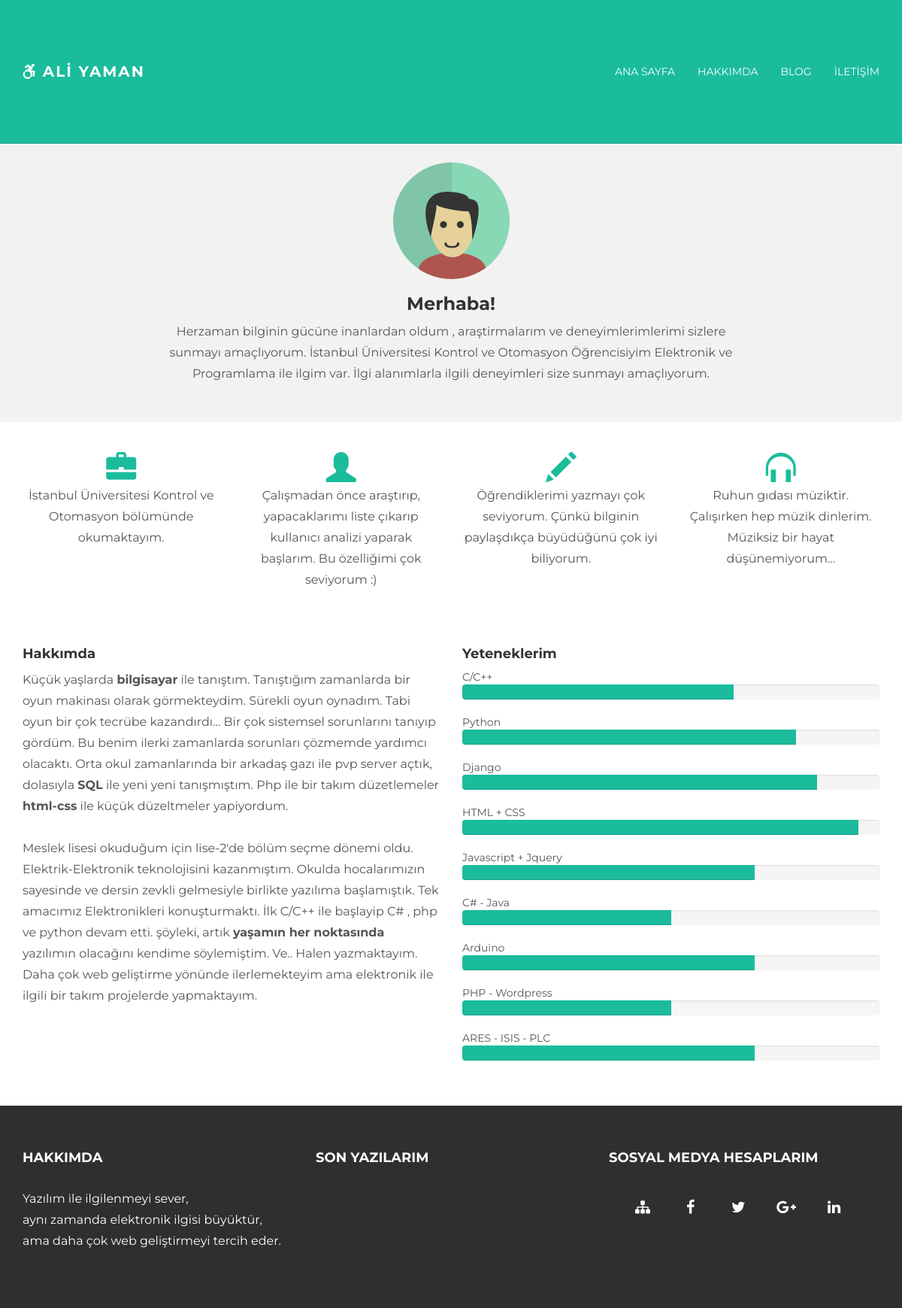
Page /hakkimda/ on the earlier database version.
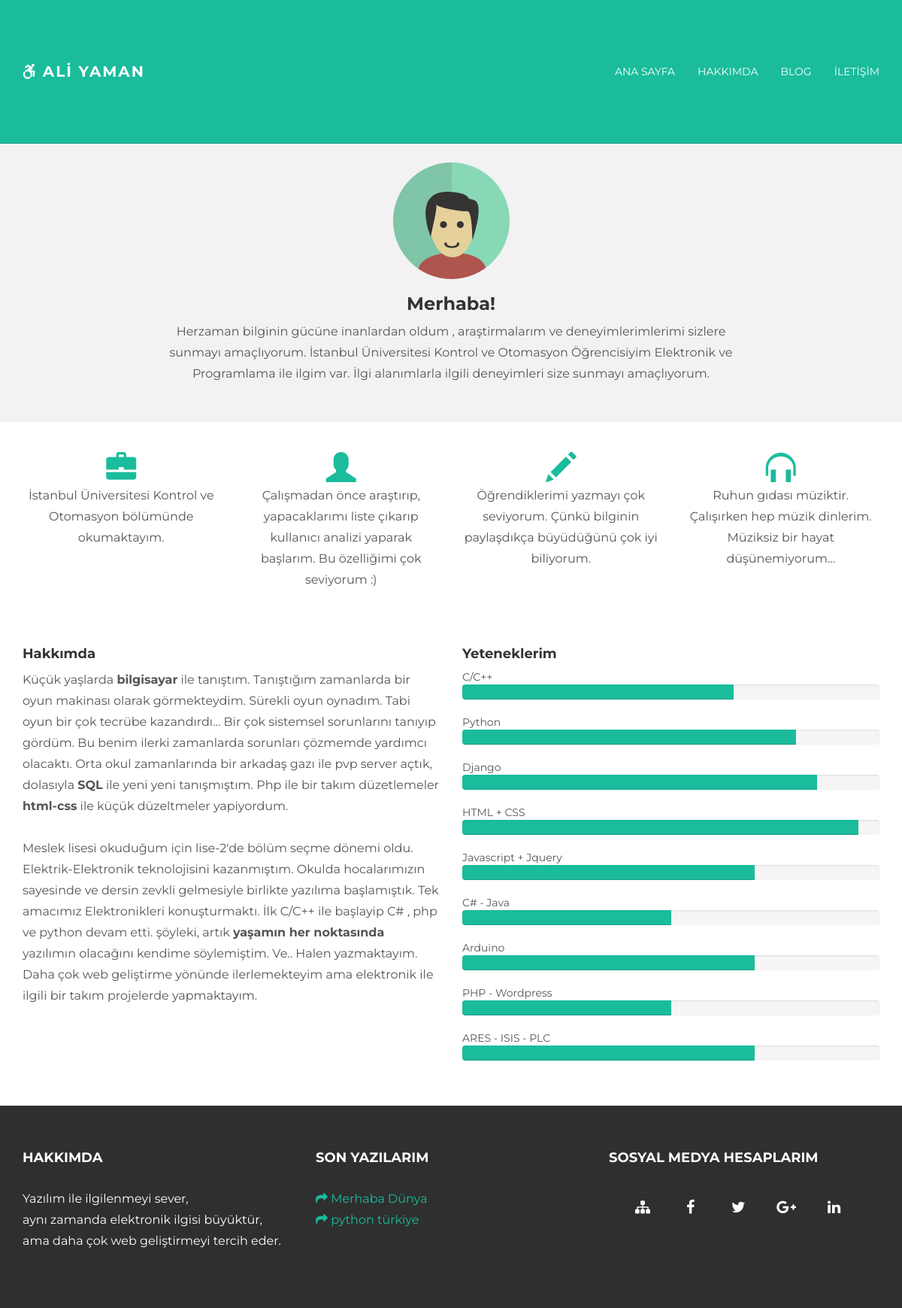
Same page on the later database version.
### Blog/models.py (models this page shows, shortened)
class post(models.Model):
    title = models.CharField(max_length=500,null=True)
    time = models.DateTimeField(auto_now=False,null=True)
    content = RichTextField(null=True)
    keywords = models.CharField(max_length=500,null=True)
    description = models.CharField(max_length=500,null=True)
    image = ProcessedImageField(upload_to='blog_img',
                                           processors=[ResizeToFill(400, 225)],
                                           format='JPEG',
                                           options={'quality': 60},null=True)
    category_list = models.ForeignKey(category,null=True)
    seo_url = models.CharField(max_length=500,unique=True, null=True, blank=True,verbose_name='Seo_URL : (Otomatik doldurur)')
    is_active = models.BooleanField(default=False)
    class Meta:
        verbose_name_plural = "Blog Yaz"

### Blog/views.py (the view)
# urls.py: url(r'^hakkimda/', about, name='about'),
def about(request):
    last_db = post.objects.filter(is_active=True).order_by('-time')[:3]
    return render(request, 'about.html', {
        'last_db': last_db,
        'web_site_name':web_site_name,
        'web_site_slogan':web_site_slogan,
    })

### templates/about.html (shortened to what this page needs)
{% extends 'blog_templates/base.html' %}
{% load static %}
{{% block content %}
	<div id="ww">
	    <div class="container">
			<div class="row">
				<div class="col-lg-8 col-lg-offset-2 centered">
					<img src="{%  static 'img/user.png' %}" alt="Stanley">
					<h3>Merhaba! </h3>
                    <p>Herzaman bilginin gücüne inanlardan oldum , araştirmalarım ve deneyimlerimlerimi sizlere sunmayı amaçlıyorum.
                    İstanbul Üniversitesi Kontrol ve Otomasyon Öğrencisiyim Elektronik ve Programlama ile ilgim var.
                    İlgi alanımlarla ilgili deneyimleri size sunmayı amaçlıyorum.</p>
				</div>
			</div>
	    </div>
	</div>
	<div class="container pt">
		<div class="row mt centered">
			<div class="col-lg-3">
				<span class="glyphicon glyphicon-briefcase"></span>
				<p>İstanbul Üniversitesi Kontrol ve Otomasyon bölümünde okumaktayım.</p>
			</div>
			<div class="col-lg-3">
				<span class="glyphicon glyphicon-user"></span>
				<p>Çalışmadan önce araştırıp, yapacaklarımı liste çıkarıp kullanıcı analizi yaparak başlarım. Bu özelliğimi
                çok seviyorum :)</p>
			</div>
			<div class="col-lg-3">
				<span class="glyphicon glyphicon-pencil"></span>
				<p>Öğrendiklerimi yazmayı çok seviyorum. Çünkü bilginin paylaşdıkça büyüdüğünü çok iyi biliyorum.</p>
			</div>
			<div class="col-lg-3">
				<span class="glyphicon glyphicon-headphones"></span>
				<p>Ruhun gıdası müziktir. Çalışırken hep müzik dinlerim. Müziksiz bir hayat düşünemiyorum...</p>
			</div>
		</div>
		<div class="row mt">
			<div class="col-lg-6">
				<h4>Hakkımda</h4>
                <p>
                Küçük yaşlarda <b>bilgisayar</b> ile tanıştım. Tanıştığım zamanlarda bir oyun makinası olarak görmekteydim.
                Sürekli oyun oynadım. Tabi oyun bir çok tecrübe kazandırdı... Bir çok sistemsel sorunlarını tanıyıp gördüm. Bu
                benim ilerki zamanlarda sorunları çözmemde yardımcı olacaktı. Orta okul zamanlarında bir arkadaş gazı ile
                pvp server açtık, dolasıyla <b>SQL</b> ile yeni yeni tanışmıştım. Php ile bir takım düzetlemeler <b>html-css</b> ile küçük
                düzeltmeler yapiyordum.
                <br><br>
                Meslek lisesi okuduğum için lise-2'de bölüm seçme dönemi oldu. Elektrik-Elektronik teknolojisini kazanmıştım.
                Okulda hocalarımızın sayesinde ve dersin zevkli gelmesiyle birlikte yazılıma başlamıştık. Tek amacımız
                Elektronikleri konuşturmaktı. İlk C/C++ ile başlayip C# , php ve python devam etti.
                şöyleki, artık <b>yaşamın her noktasında</b> yazılımın olacağını kendime söylemiştim.
                Ve.. Halen yazmaktayım. Daha çok web geliştirme yönünde ilerlemekteyim ama elektronik ile ilgili bir takım
                projelerde yapmaktayım.
                </p>
			</div>
			<div class="col-lg-6">
				<h4>Yeteneklerim</h4>
            C/C++
            <div class="progress">
                <div class="progress-bar progress-bar-theme" role="progressbar" aria-valuenow="95" aria-valuemin="0" aria-valuemax="100" style="width: 65%;">
                </div>
            </div>
				Python
				<div class="progress">
					<div class="progress-bar progress-bar-theme" role="progressbar" aria-valuenow="80" aria-valuemin="0" aria-valuemax="100" style="width: 80%;">
					</div>
				</div>
				Django
				<div class="progress">
					<div class="progress-bar progress-bar-theme" role="progressbar" aria-valuenow="85" aria-valuemin="0" aria-valuemax="100" style="width: 85%;">
					</div>
				</div>
				HTML + CSS
				<div class="progress">
					<div class="progress-bar progress-bar-theme" role="progressbar" aria-valuenow="95" aria-valuemin="0" aria-valuemax="100" style="width: 95%;">
					</div>
				</div>
                Javascript + Jquery
				<div class="progress">
					<div class="progress-bar progress-bar-theme" role="progressbar" aria-valuenow="95" aria-valuemin="0" aria-valuemax="100" style="width: 70%;">
					</div>
				</div>
                C# - Java
				<div class="progress">
					<div class="progress-bar progress-bar-theme" role="progressbar" aria-valuenow="95" aria-valuemin="0" aria-valuemax="100" style="width: 50%;">
					</div>
				</div>
                Arduino
				<div class="progress">
					<div class="progress-bar progress-bar-theme" role="progressbar" aria-valuenow="95" aria-valuemin="0" aria-valuemax="100" style="width: 70%;">
					</div>
				</div>
                PHP - Wordpress
				<div class="progress">
					<div class="progress-bar progress-bar-theme" role="progressbar" aria-valuenow="95" aria-valuemin="0" aria-valuemax="100" style="width: 50%;">
					</div>
				</div>
                ARES - ISIS - PLC
				<div class="progress">
					<div class="progress-bar progress-bar-theme" role="progressbar" aria-valuenow="95" aria-valuemin="0" aria-valuemax="100" style="width: 70%;">
					</div>
				</div>
			</div>
		</div>
	</div>
{% endblock %}
{% block last_content %}
{% include 'blog_templates/last_content.html' %}
{% endblock %}

### templates/blog_templates/base.html (shortened to what this page needs)
{% load static %}
<!DOCTYPE html>
<html lang="tr-TR">
  <head>
    <link href="{% static 'css/bootstrap.css' %}" rel="stylesheet">
    <link href="{% static 'css/main.css' %}" rel="stylesheet">
    <link href="{%  static 'css/font-awesome.css' %}" rel="stylesheet">
  </head>
  <body>
    <div class="navbar navbar-inverse navbar-static-top">
      <div class="container">
        <div class="navbar-header">
          <a class="navbar-brand" href="{% url 'blog' %}"><i class="fa fa-wheelchair-alt" aria-hidden="true"></i> Ali Yaman</a>
        </div>
        <div class="navbar-collapse collapse">
          <ul class="nav navbar-nav navbar-right">
            <li><a href="/anasayfa">Ana Sayfa</a></li>
            <li><a href="/hakkimda/">Hakkımda</a></li>
            <li><a href="/">Blog</a></li>
            <li><a href="/iletisim">İletişim</a></li>
          </ul>
        </div>
      </div>
    </div>
{% block content %}{% endblock %}
	<div id="footer">
		<div class="container">
			<div class="row">
				<div class="col-lg-4">
					<h4>Hakkımda</h4>
					<p>
						Yazılım ile ilgilenmeyi sever,<br/>
						aynı zamanda elektronik ilgisi büyüktür, <br/>
						ama daha çok web geliştirmeyi tercih eder.
					</p>
				</div>
				<div class="col-lg-4">
					<h4>Son Yazılarım</h4>
					<p>
                        {% block last_content %}{% endblock %}
					</p>
				</div>
				<div class="col-lg-4">
					<h4>Sosyal Medya Hesaplarım</h4>
    			    <div class="col-md-12">
                        <ul class="social-network social-circle">
                            <li><a href="/sitemap.xml" class="icoRss" title="Sitemap"><i class="fa fa-sitemap"></i></a></li>
                            <li><a href="https://www.facebook.com/aliymn44" class="icoFacebook" title="Facebook"><i class="fa fa-facebook"></i></a></li>
                            <li><a href="https://www.facebook.com/aliymn44" class="icoTwitter" title="Twitter"><i class="fa fa-twitter"></i></a></li>
                            <li><a href="https://www.facebook.com/aliymn44" class="icoGoogle" title="Google +"><i class="fa fa-google-plus"></i></a></li>
                            <li><a href="https://www.facebook.com/aliymn44" class="icoLinkedin" title="Linkedin"><i class="fa fa-linkedin"></i></a></li>
                        </ul>
				    </div>
				</div>
			</div>
		</div>
	</div>
  </body>
</html>

### templates/blog_templates/last_content.html
 {% for i in last_db %}
<a href="/{{ i.seo_url }}"><i class="fa fa-share" aria-hidden="true"></i> {{ i.title }}</a><br/>
    {% endfor %}

### static/css/main.css (style rules this page uses)
body { background-color: #ffffff; font-family: 'Montserrat', sans-serif; font-weight: 400; font-size: 14px; color: #555; -webkit-font-smoothing: antialiased; -webkit-overflow-scrolling: touch; }
h1, h2, h3, h4, h5, h6 { font-family: 'Montserrat', sans-serif; font-weight: 700; color: #333; }
p { line-height: 28px; margin-bottom: 25px; font-size: 16px; }
.centered { text-align: center; }
a { color: #1abc9c; word-wrap: break-word; -webkit-transition: color 0.1s ease-in, background 0.1s ease-in; -moz-transition: color 0.1s ease-in, background 0.1s ease-in; -ms-transition: color 0.1s ease-in, background 0.1s ease-in; -o-transition: color 0.1s ease-in, background 0.1s ease-in; transition: color 0.1s ease-in, background 0.1s ease-in; }
a:before, a:after { -webkit-transition: color 0.1s ease-in, background 0.1s ease-in; -moz-transition: color 0.1s ease-in, background 0.1s ease-in; -ms-transition: color 0.1s ease-in, background 0.1s ease-in; -o-transition: color 0.1s ease-in, background 0.1s ease-in; transition: color 0.1s ease-in, background 0.1s ease-in; }
.navbar { text-transform: uppercase; margin-bottom: 0px; }
.navbar-inverse { padding-bottom: 70px; padding-top: 70px; }
.navbar-inverse { background-color: #1abc9c; border-color: #16a085; }
.navbar-inverse .navbar-nav > li > a { color: white; }
.navbar-brand { font-weight: 700; font-size: 20px; letter-spacing: 2px; }
.navbar-inverse .navbar-brand { color: white; }
.progress-bar-theme { background-color: #1abc9c; }
.mt { margin-top: 40px; margin-bottom: 40px; }
.pt { padding-top: 0px; padding-bottom: 0px; }
#ww { padding-top: 25px; padding-bottom: 25px; background-color: #f2f2f2; }
#footer { background-color: #2f2f2f; padding-top: 50px; padding-bottom: 50px; }
#footer p { color: white; }
#footer h4 { color: white; text-transform: uppercase; padding-bottom: 20px; }
.glyphicon { font-size: 40px; color: #1abc9c; }

Differences in the rows shown:
added post: title "Merhaba Dünya"
added post: title "python türkiye"
